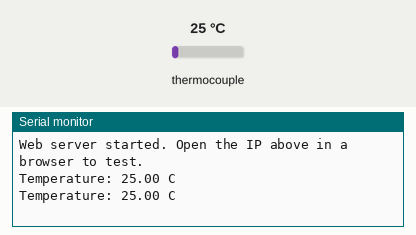
Recording of a sketch running on a simulated ESP32. On the bench: the last lines printed to the serial monitor. The test bench sets the inputs (shaded band); at power-on: thermocouple 25 °C. WiFi joins after 1.5 s; servers stay silent unless stated; not simulated (calls return 0 or success): secrets.h.

Above: at 3.2 s.
3.3 s: thermocouple set to 6 °C
At 4.6 s:
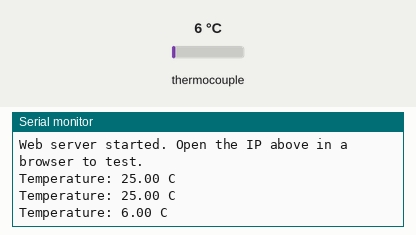
4.8 s: thermocouple set to 75 °C
At 5.7 s:
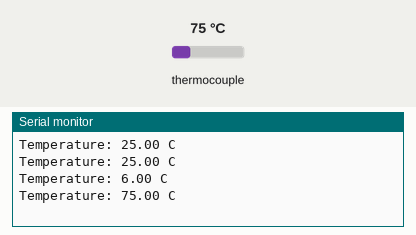
Timing chart, 0 to 7.8 s (numbered marks = the images above; inputs shaded):
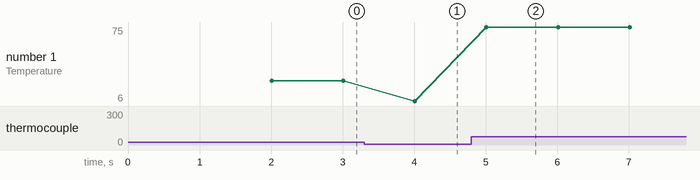

The sketch:

esp32_temperature.ino
```cpp
// ESP32 + K-type thermocouple (MAX6675) -> core temperature for the Sensor Simulator
//
// The ESP32 only MEASURES and SERVES the temperature:
//   GET http://<ESP32_IP>/temperatura  ->  {"valida":true,"temperatura":36.50}
//
// The Sensor Simulator page (sensor-simulator/emitter, file js/esp32-temperature.js)
// reads that value and puts it in the "Core Body Temperature" field. The rest of the
// telemetry-v1.1 packet is still built and sent by the simulator, untouched.
//
// Wi-Fi name and password live in secrets.h (copy secrets.h.example). It is NOT committed.

#include <WiFi.h>
#include <WebServer.h>
#include "max6675.h"
#include "secrets.h"

// ==================================
// MAX6675 PINS
// ==================================

int thermoDO = 19;
int thermoCS = 5;
int thermoCLK = 18;

MAX6675 thermocouple(thermoCLK, thermoCS, thermoDO);

// ==================================
// STATE
// ==================================

WebServer server(80);

float temperature = NAN;
unsigned long lastReading = 0;
bool serverStarted = false;

// ==================================
// LOCAL DEBUG PAGE (original design)
// ==================================

const char page[] PROGMEM = R"rawliteral(
<!DOCTYPE html>
<html lang="es">
<head>
<meta charset="UTF-8">
<meta name="viewport" content="width=device-width, initial-scale=1.0">
<title>Monitor de Temperatura</title>
<style>
body { font-family: Arial, sans-serif; background: #101827; color: white; text-align: center; margin: 0; padding: 25px; }
.contenedor { max-width: 450px; margin: 50px auto; background: #1e293b; padding: 30px; border-radius: 20px; }
h1 { font-size: 25px; color: #38bdf8; }
.temperatura { font-size: 65px; font-weight: bold; margin: 30px 0; color: #38bdf8; }
.unidad { font-size: 25px; }
.estado { font-size: 16px; color: #22c55e; }
.info { color: #94a3b8; font-size: 14px; }
</style>
</head>
<body>
<div class="contenedor">
<h1>MONITOR DE TEMPERATURA</h1>
<p class="info">ESP32 + TERMOPAR TIPO K</p>
<div class="temperatura">
<span id="temp">--.--</span>
<span class="unidad">°C</span>
</div>
<p class="estado" id="estado">Conectando...</p>
<p class="info">Actualizacion automatica cada segundo</p>
</div>
<script>
async function actualizarTemperatura() {
  try {
    const respuesta = await fetch('/temperatura');
    const datos = await respuesta.json();
    if (datos.valida) {
      document.getElementById("temp").textContent = datos.temperatura.toFixed(2);
      document.getElementById("estado").textContent = "Sensor funcionando correctamente";
      document.getElementById("estado").style.color = "#22c55e";
    } else {
      document.getElementById("temp").textContent = "--.--";
      document.getElementById("estado").textContent = "Error: revisar termopar";
      document.getElementById("estado").style.color = "#ef4444";
    }
  } catch (error) {
    document.getElementById("estado").textContent = "Error de comunicacion";
    document.getElementById("estado").style.color = "#ef4444";
  }
}
setInterval(actualizarTemperatura, 1000);
actualizarTemperatura();
</script>
</body>
</html>
)rawliteral";

// ==================================
// ROUTES
// ==================================

void handleRoot() {
  server.send_P(200, "text/html", page);
}

void handleTemperature() {
  // CORS: the Sensor Simulator page runs on another address/port, so the
  // browser needs this header to be allowed to read the answer.
  server.sendHeader("Access-Control-Allow-Origin", "*");
  server.sendHeader("Cache-Control", "no-store");

  if (isnan(temperature)) {
    server.send(200, "application/json", "{\"valida\":false}");
  } else {
    String body = "{\"valida\":true,\"temperatura\":";
    body += String(temperature, 2);
    body += "}";
    server.send(200, "application/json", body);
  }
}

// ==================================
// WI-FI
// ==================================

void connectWiFi() {
  WiFi.mode(WIFI_STA);
  WiFi.begin(WIFI_SSID, WIFI_PASSWORD);

  Serial.print("Connecting to Wi-Fi");
  unsigned long start = millis();
  while (WiFi.status() != WL_CONNECTED && millis() - start < 20000) {
    delay(500);
    Serial.print(".");
  }
  Serial.println();

  if (WiFi.status() == WL_CONNECTED) {
    Serial.println("Wi-Fi connected.");
    Serial.print("ESP32 IP (type it in the simulator): ");
    Serial.println(WiFi.localIP());
  } else {
    Serial.println("Could not connect. Will retry in loop(). Check name and password.");
  }
}

// ==================================
// SETUP / LOOP
// ==================================

void setup() {
  Serial.begin(115200);
  delay(500);

  Serial.println();
  Serial.println("K-type thermocouple + ESP32 (Sensor Simulator temperature)");

  connectWiFi();
}

void loop() {
  // Reconnect without blocking forever
  if (WiFi.status() != WL_CONNECTED) {
    static unsigned long lastAttempt = 0;
    if (millis() - lastAttempt > 10000) {
      lastAttempt = millis();
      Serial.println("Wi-Fi lost, retrying...");
      WiFi.disconnect();
      WiFi.begin(WIFI_SSID, WIFI_PASSWORD);
    }
    return;
  }

  // Start the web server once, when Wi-Fi is available
  if (!serverStarted) {
    server.on("/", HTTP_GET, handleRoot);
    server.on("/temperatura", HTTP_GET, handleTemperature);
    server.begin();
    serverStarted = true;
    Serial.println("Web server started. Open the IP above in a browser to test.");
  }

  server.handleClient();

  // Read the thermocouple once per second (the MAX6675 needs >= 220 ms between reads)
  if (millis() - lastReading >= 1000) {
    lastReading = millis();

    temperature = thermocouple.readCelsius();

    Serial.print("Temperature: ");
    if (isnan(temperature)) {
      Serial.println("thermocouple error");
    } else {
      Serial.print(temperature);
      Serial.println(" C");
    }
  }
}
```

Measured:
- after the input at 3.3 s, the serial monitor: prints a new line after 0.71 s (image 1)
- after the input at 4.8 s, the serial monitor: prints a new line after 0.21 s (image 2)
- plotted number 1: 25 → 6 after the input at 3.3 s, 6 → 75 after the input at 4.8 s
